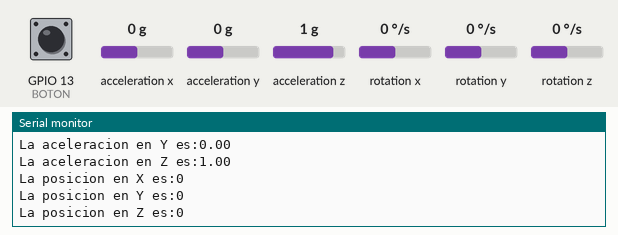
Recording of a sketch running on a simulated ESP32. On the bench: the last lines printed to the serial monitor. Wiring (inferred from the names in the program): MPU-6050 motion sensor at I2C address 0x68. Inputs (shaded band) come from the test bench; at power-on: acceleration x 0 g, acceleration y 0 g, acceleration z 1 g, rotation x 0 °/s, rotation y 0 °/s, GPIO 13 (BOTON) HIGH, rotation z 0 °/s. Nothing arrives over Bluetooth unless stated.

Above: at 1.2 s.
1.3 s: acceleration x set to -1.4 g
2.8 s: acceleration y set to -1.4 g
4.3 s: acceleration z set to -1.4 g
5.8 s: rotation x set to -192 °/s
At 6.39 s:
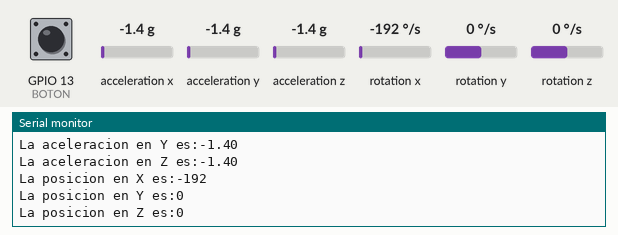
7.3 s: rotation y set to -192 °/s
At 7.92 s:
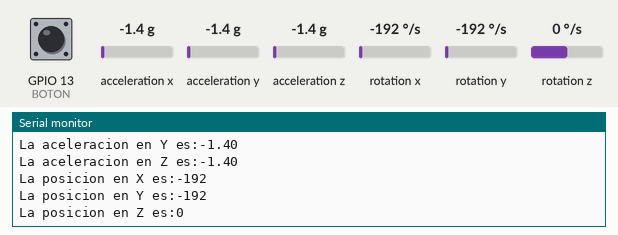

Measured:
- after the input at 5.8 s, the serial monitor: prints a new line after 0.27 s (image 1)
- after the input at 7.3 s, the serial monitor: prints a new line after 0.32 s (image 2)

The sketch:

proyecto.ino
```cpp
#include <Wire.h>
#include <stdio.h>
#include <MPU6050.h>
#include <BluetoothSerial.h>
#include <ArduinoJson.h>
BluetoothSerial SerialBT;
MPU6050 mpu;
#define BOTON 13

int flag = 0;

void setup() {
  // put your setup code here, to run once:
  Wire.begin();
  Serial.begin(9600);
  mpu.initialize();
  SerialBT.begin("natalia");
  Serial.println("Bluetooth iniciado");
  pinMode(BOTON,INPUT_PULLUP);
  attachInterrupt(digitalPinToInterrupt(BOTON),miISR,FALLING);
}

void loop() {
  // put your main code here, to run repeatedly:
    Serial.print("La aceleracion en X es:");
    Serial.println(px());
    Serial.print("La aceleracion en Y es:");
    Serial.println(py());
    Serial.print("La aceleracion en Z es:");
    Serial.println(pz());
    Serial.print("La posicion en X es:");
    Serial.println(gx());
    Serial.print("La posicion en Y es:");
    Serial.println(gy());
    Serial.print("La posicion en Z es:");
    Serial.println(gz());

    sendData();
    flag=0;
    delay(400);
}

float px() {
int16_t a, b, a1;
float b1;

Wire.beginTransmission(0x68);
Wire.write(0x3B);
Wire.endTransmission();
Wire.requestFrom(0x68, 2);
while(!Wire.available());
a= Wire.read();
while(!Wire.available()) ;
b= Wire.read();
a1=(a<<8)|b;
b1=((a1*2.0)/32707.0);

return b1;
}

float py() {
int16_t c, d, c1;
float d1;

Wire.beginTransmission(0x68);
Wire.write(0x3D);
Wire.endTransmission();
Wire.requestFrom(0x68, 2);
while(!Wire.available());
c= Wire.read();
while(!Wire.available()) ;
d= Wire.read();
c1=(c<<8)|d;
d1=((c1*2.0)/32707.0);

return d1;
}

float pz() {
int16_t e, f, e1;
float f1;

Wire.beginTransmission(0x68);
Wire.write(0x3F);
Wire.endTransmission();
Wire.requestFrom(0x68, 2);
while(!Wire.available());
e= Wire.read();
while(!Wire.available()) ;
f= Wire.read();
e1=(e<<8)|f;
f1=((e1*2.0)/32707.0);

return f1;
}

int16_t gx() {
int16_t g,h,g1;
float h1;

Wire.beginTransmission(0x68);
Wire.write(0x43);
Wire.endTransmission();
Wire.requestFrom(0x68, 2);
while(!Wire.available());
g= Wire.read();
while(!Wire.available()) ;
h= Wire.read();
g1=(g<<8)|h;
h1=((g1*250.0)/32707.0);

return h1;
}

int16_t gy() {
int16_t i,j,i1;
float j1;

Wire.beginTransmission(0x68);
Wire.write(0x45);
Wire.endTransmission();
Wire.requestFrom(0x68, 2);
while(!Wire.available());
i= Wire.read();
while(!Wire.available()) ;
j= Wire.read();
i1=(i<<8)|j;
j1=((i1*250.0)/32707.0);

return j1;
}

int16_t gz() {
int16_t k,l,k1;
float l1;

Wire.beginTransmission(0x68);
Wire.write(0x47);
Wire.endTransmission();
Wire.requestFrom(0x68, 2);
while(!Wire.available());
k= Wire.read();
while(!Wire.available()) ;
l= Wire.read();
k1=(k<<8)|l;
l1=((k1*250.0)/32707.0);

return l1;
}

void sendData() {
  StaticJsonDocument<200> jsonDoc;  // Tamaño del documento JSON

  // Agregar datos al objeto JSON
  jsonDoc["posx"]=px();
  jsonDoc["posy"]=py();
  jsonDoc["posz"]=pz();
  jsonDoc["girx"]=gx();
  jsonDoc["giry"]=gy();
  jsonDoc["girz"]=gz();
  jsonDoc["flag"]=flag;

  // Serializar el objeto JSON en una cadena
  String jsonString;
  serializeJson(jsonDoc, jsonString);

  // Enviar la cadena JSON a través de Bluetooth
  SerialBT.println(jsonString);
}


void miISR() {
//transmitir datos al dispositivo
  flag = 1;
}
```
